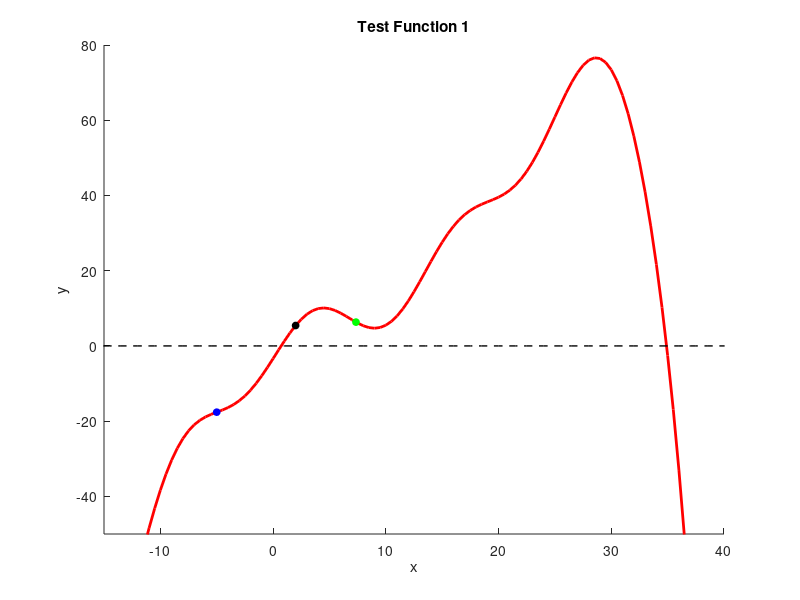

The MATLAB script that drew this image:
%template for testing your basic root finding implementations
function basic_solver_with_tests_template()
    xvals = linspace(-50,50,201);
    [yvals,~] = test_func01(xvals);

    hold on
    axis([-15,40,-50,80]);
    plot(xvals,yvals,'r','linewidth',2);
    plot(xvals,0*xvals,'k--','linewidth',1);
    xlabel('x'); ylabel('y'); title('Test Function 1');
    

    %Secant method example test
    x0_guess = -5;
    x1_guess = 2;
    plot(x0_guess,test_func01(x0_guess),'bo','markerfacecolor','b','markersize',5);
    plot(x1_guess,test_func01(x1_guess),'ko','markerfacecolor','k','markersize',5);

    x_sol = secant_solver(@test_func01,x0_guess,x1_guess);
    plot(x_sol,test_func01(x_sol),'go','markerfacecolor','g','markersize',5);

end


%Definition of the test function and its derivative (as a single function):
%This definition uses the function keyword
%when passing this function as an argument to a solver,
%you'll need to use the handle operator
%ex. solver(@test_func01,x_guess)
function [fval,dfdx] = test_func01(x)
    fval = (x.^3)/100 - (x.^2)/8 + 2*x + 6*sin(x/2+6) -.7 - exp(x/6);
    dfdx = 3*(x.^2)/100 - 2*x/8 + 2 +(6/2)*cos(x/2+6) - exp(x/6)/6;
end


function x = bisection_solver(fun,x_left,x_right)
    x = x_left+1; %this is just dummy code. replace this with your code
end

%Note that fun(x) should output [f,dfdx], where dfdx is the derivative of f
function x = newton_solver(fun,x0)
    x = x0+1; %this is just dummy code. replace this with your code
end

function x = secant_solver(fun, x0, x1)
    x_nminus1 = x1;
    x_nminus2 = x0;

    while true
        [f1, ~] = fun(x_nminus1);
        [f2, ~] = fun(x_nminus2);

        x_n = x_nminus1 - f2 * ((x_nminus1 - x_nminus2)/(f1 - f2))
    
        if (x_nminus1 - x_n) < 1e-4
            x = x_n;
            break
        end

        if (f1 - f2) < 1e-3
            disp('Error: Denominator in update step is zero')
            break
        end

        if abs(x_n - x_nminus1) > 100
            disp('Error: Updated stepsize is huge')
        end
        
        x_nminus2 = x_nminus1;
        x_nminus1 = x_n;
    end
end
